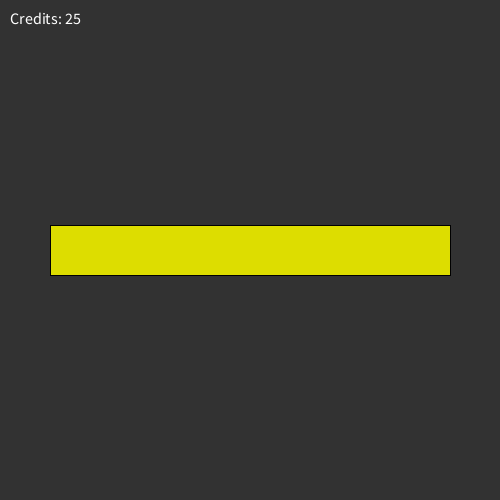
Frame 1 (no input)
Frame 60 (the mouse pressed at the canvas centre just before this capture): identical to frame 1, image omitted
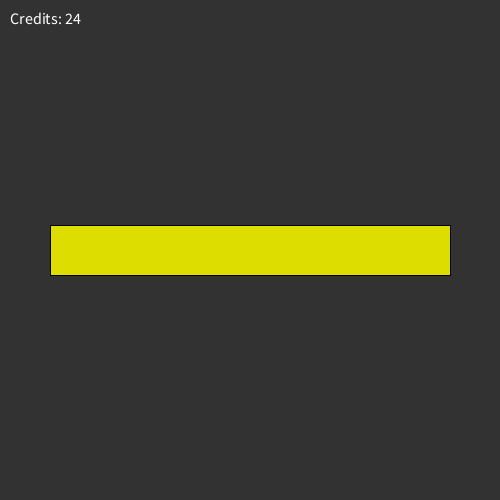
Frame 120 (the mouse held since frame 60 and released just before this capture)

The Processing sketch that drew these frames (run headless with seeded random() and noise(); from frame 60 on, the mouse is pressed at the canvas centre):

// Processing sketch: oefen_opgave_3_3
// ── oefen_opgave_3_3.pde
int rectX = 0, 
  rectY = 0, 
  rectWidth, rectHeight;

int credit = 25, 
  combo, currentX, currentY, timer;


void setup() {
  size(500, 500);

  rectWidth = (width / 10) * 8;
  rectHeight = height / 10;
  rectX = (width / 2) - (rectWidth / 2);
  rectY = (height / 2) - (rectHeight / 2);
}

void draw() {
  background(50);

  stroke(0);
  fill(#FFFFFF);
  textSize(16);
  textAlign(LEFT);
  text("Credits: " + credit, 10, 24);

  if (combo > 0) {
    fill(#ff0000);
    text(combo + " COMBO", 10, 48);
  }

  stroke(0);
  fill(#dddd00);
  rect(rectX, rectY, rectWidth, rectHeight);

  if (credit == 0) {
    fill(#ff0000);
    textSize(32);
    textAlign(CENTER);
    text("GAME OVER", width / 2, (height / 2) + 10);
  }
  
  if(timer >= 100) {
    timer = 0;
    credit--;
  }
  
  timer++;
}

void mouseClicked() {
  fill(#ff0000);
  textSize(32);
  textAlign(CENTER);

  if (credit > 0) {
    if (currentX != mouseX || currentY != mouseY) {
      if (mouseX % 2 == 0 && mouseY % 2 == 0) {
        println("EVEN!");
        combo++;
        switch(combo) {
        case 1:
          credit += 1;
          break;
        case 2:
          credit += 2;
          break;
        case 3:
          credit += 3;
          break;
        case 4:
          credit += 5;
          break;
        case 5:
        default:
          credit += 10;
        }
        text("(" + mouseX + " - " + mouseY + ")", width / 2, (height / 2) + 10);
      } else if (mouseX % 2 != 0 && mouseY % 2 != 0) {
        combo = 0;
        credit--;
        println("ONEVEN!");
        text(" ONEVEN ", width / 2, (height / 2) + 10);
      } else {
        combo = 0;
        if (mouseX % 2 == 0)
          text("(" + mouseX + " - ONEVEN)", width / 2, (height / 2) + 10);
        else
          text("(ONEVEN - " + mouseY + ")", width / 2, (height / 2) + 10);
      }
    } else {
      text("BEWEEG JE MUIS", width / 2, (height / 2) + 10);
    }
  }

  currentX = mouseX;
  currentY = mouseY;
}
